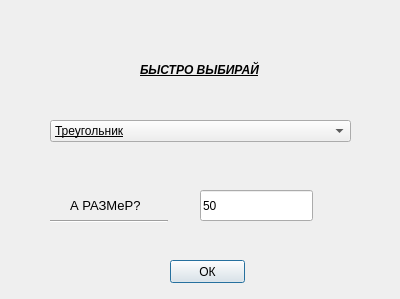
<?xml version="1.0" encoding="UTF-8"?>
<ui version="4.0">
 <class>Choose_the_figure</class>
 <widget class="QDialog" name="Choose_the_figure">
  <property name="geometry">
   <rect>
    <x>0</x>
    <y>0</y>
    <width>400</width>
    <height>299</height>
   </rect>
  </property>
  <property name="font">
   <font>
    <strikeout>true</strikeout>
    <kerning>true</kerning>
   </font>
  </property>
  <property name="windowTitle">
   <string>Dialog</string>
  </property>
  <widget class="QComboBox" name="figure">
   <property name="geometry">
    <rect>
     <x>50</x>
     <y>120</y>
     <width>301</width>
     <height>22</height>
    </rect>
   </property>
   <property name="font">
    <font>
     <underline>true</underline>
     <strikeout>false</strikeout>
    </font>
   </property>
   <item>
    <property name="text">
     <string>Треугольник</string>
    </property>
   </item>
   <item>
    <property name="text">
     <string>Кружочек</string>
    </property>
   </item>
   <item>
    <property name="text">
     <string>Квадрат</string>
    </property>
   </item>
  </widget>
  <widget class="QLabel" name="label">
   <property name="geometry">
    <rect>
     <x>140</x>
     <y>60</y>
     <width>141</width>
     <height>20</height>
    </rect>
   </property>
   <property name="font">
    <font>
     <weight>75</weight>
     <italic>true</italic>
     <bold>true</bold>
     <underline>true</underline>
     <strikeout>false</strikeout>
    </font>
   </property>
   <property name="text">
    <string>БЫСТРО ВЫБИРАЙ</string>
   </property>
  </widget>
  <widget class="QPushButton" name="OKman">
   <property name="geometry">
    <rect>
     <x>170</x>
     <y>260</y>
     <width>75</width>
     <height>23</height>
    </rect>
   </property>
   <property name="font">
    <font>
     <strikeout>false</strikeout>
     <kerning>true</kerning>
    </font>
   </property>
   <property name="text">
    <string>ОК</string>
   </property>
  </widget>
  <widget class="QLineEdit" name="lineEdit">
   <property name="geometry">
    <rect>
     <x>200</x>
     <y>190</y>
     <width>113</width>
     <height>31</height>
    </rect>
   </property>
   <property name="font">
    <font>
     <strikeout>false</strikeout>
    </font>
   </property>
   <property name="text">
    <string>50</string>
   </property>
  </widget>
  <widget class="QLabel" name="label_2">
   <property name="geometry">
    <rect>
     <x>70</x>
     <y>190</y>
     <width>71</width>
     <height>31</height>
    </rect>
   </property>
   <property name="font">
    <font>
     <pointsize>10</pointsize>
     <strikeout>false</strikeout>
    </font>
   </property>
   <property name="text">
    <string>А РАЗМеР?</string>
   </property>
  </widget>
  <widget class="Line" name="line">
   <property name="geometry">
    <rect>
     <x>50</x>
     <y>220</y>
     <width>118</width>
     <height>3</height>
    </rect>
   </property>
   <property name="orientation">
    <enum>Qt::Horizontal</enum>
   </property>
  </widget>
 </widget>
 <resources/>
 <connections/>
</ui>
